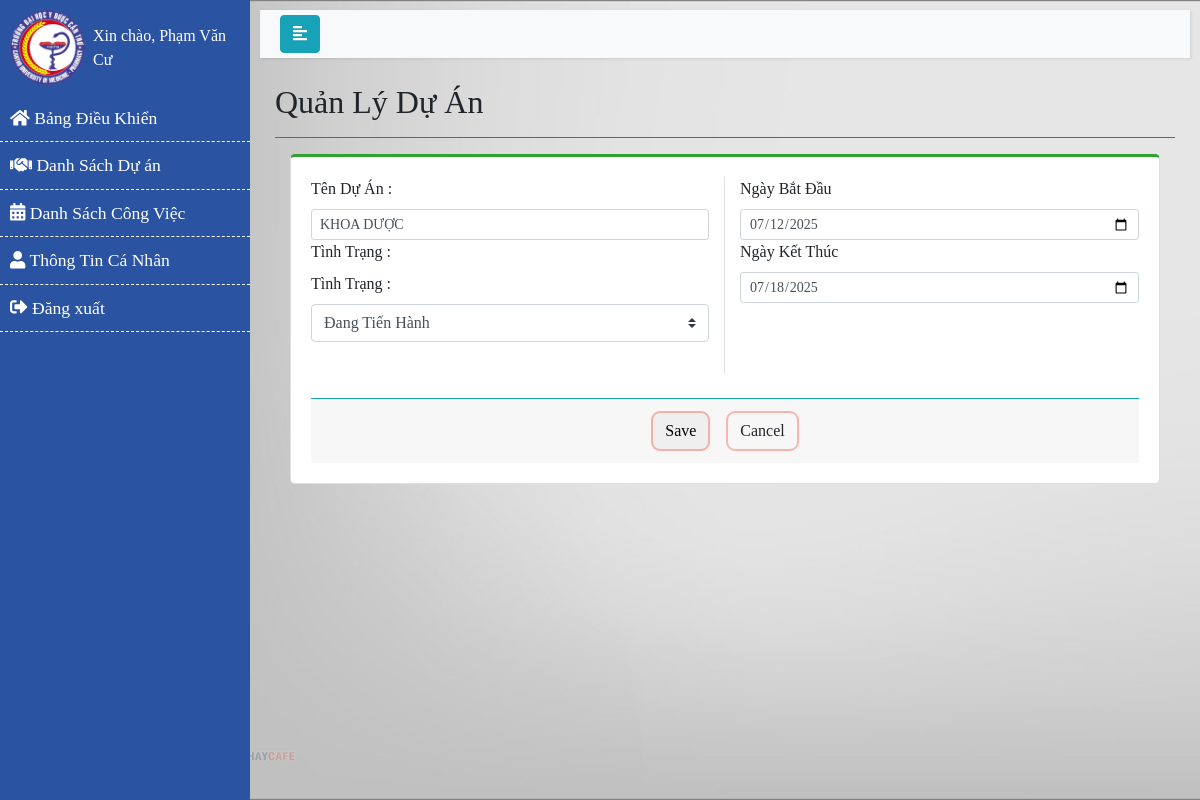
The app's page /capquanly/suada.php?id=2025071213701 (signed in) with its own data.
### tables this page shows
CREATE TABLE `duan` (
  `DA_MA` varchar(50) NOT NULL,
  `DA_TEN` varchar(255) NOT NULL,
  `DA_NGUOIPHUTRACH` varchar(50) DEFAULT NULL,
  `DA_MOTA` longtext,
  `DA_NGAYBATDAU` date DEFAULT NULL,
  `DA_NGAYKETTHUC` date DEFAULT NULL,
  `DA_TRANGTHAI` int DEFAULT NULL,
  `DA_SETTING` int NOT NULL DEFAULT '1',
  `PB_MA` varchar(255) DEFAULT NULL,
  `DA_TONGMUCDAUTU` bigint UNSIGNED DEFAULT '0',
  `CV_TEMPLATE` int DEFAULT NULL COMMENT 'Mã mẫu CV áp dụng',
  `AUTO_CV` tinyint(1) DEFAULT '0' COMMENT 'Tự động áp dụng mẫu CV (1: Có, 0: Không)'
);

### capquanly/suada.php (the view, shortened to what this page needs)
<?php
include('../config.php');
function getStatusText($statusCode) {
    switch ($statusCode) {
        default:
            return "";
    }
}
if (isset($_GET['id'])) {
    $id = $_GET['id'];
    $query = "SELECT * FROM duan WHERE DA_MA = '$id'";
    $result = mysqli_query($conn, $query);
    if ($result != null && mysqli_num_rows($result) > 0) {
        while ($row = mysqli_fetch_assoc($result)) {
            $tenda = $row['DA_TEN'];
            $ngaybd = $row['DA_NGAYBATDAU'];
            $ngaykt = $row['DA_NGAYKETTHUC'];
            $tinhtrang = getStatusText($row['DA_TRANGTHAI']);
        }
    } else {
        echo "Data is empty";
    }
} else {
    echo "ID is not provided in the URL.";
}
?>
<!DOCTYPE html>
<html>
<head>
    <link rel="stylesheet" href="https://stackpath.bootstrapcdn.com/bootstrap/4.1.0/css/bootstrap.min.css">
    <link rel="stylesheet" href="../style/style_DAL.css">
    <link rel="stylesheet" href="https://cdnjs.cloudflare.com/ajax/libs/malihu-custom-scrollbar-plugin/3.1.5/jquery.mCustomScrollbar.min.css">
</head>
<body>
    <div class="wrapper">
        <?php include ("../menu.php"); ?>
        <div id="content">
            <nav class="navbar navbar-expand-lg navbar-light bg-light">
                <div class="container-fluid">
                    <button type="button" id="sidebarCollapse" class="btn btn-info">
                        <i class="fas fa-align-left"></i>
                    </button>
                </div>
            </nav>
            <div class="content-header">
                <div class="container-fluid">
                    <div class="row mb-2">
                        <div class="col-sm-6">
                            <h2 class="m-0">Quản Lý Dự Án</h2>
                        </div>
                    </div>
                    <hr class="border-primary">
                </div>
            </div>
            <section class="content">
                <div class="container-fluid">
                    <div class="col-lg-12">
                        <div class="card card-outline card-primary" style="border-top: 3px solid rgb(48, 162, 48); border-radius: 5px;">
                            <div class="card-body">
                                <form method="post">
                                    <div class="row">
                                        <div class="col-md-6 border-right">
                                            <div class="form-group" style="margin-bottom: 0rem;">
                                                <label>Tên Dự Án :</label>
                                                <input type="text" class="form-control form-control-sm" required name="txtName" value="<?php echo $tenda ?>">
                                            </div>
                                            <label>Tình Trạng :</label>
                                            <div>
                                                <div class="form-group">
                                                    <label>Tình Trạng :</label>
                                                    <select id="tinhtrang" name="tinhtrang" class="custom-select mb-3">
                                                        <option value="Đang Tiến Hành" <?php if ($tinhtrang == "Đang Tiến Hành") echo "selected"; ?>>Đang Tiến Hành</option>
                                                    </select>
                                                    </div>
                                        </div>
                                        </div>
                                        <div class="col-md-6">
                                            <div class="form-group" style="margin-bottom: 0rem;">
                                                <label>Ngày Bắt Đầu</label>
                                                <input type="date" class="form-control form-control-sm" autocomplete="off" required name="txtNgayBD" value="<?php echo $ngaybd ?>">
                                            </div>
                                            <div class="form-group" style="margin-bottom: 0rem;">
                                                <label>Ngày Kết Thúc</label>
                                                <input type="date" class="form-control form-control-sm" autocomplete="off" required name="txtNgayKT" value="<?php echo $ngaykt ?>">
                                            </div>
                                        </div>
                                    </div>
                                    <br>
                                    <div class="card-footer border-top border-info">
                                        <div class="d-flex w-100 justify-content-center align-items-center">
                                            <button type="submit" id="btnluu" name="btnluu" class="btn btn-flat  bg-gradient-primary mx-2" style="border-radius: 9px;border:2px solid #ff1e004d">Save</button>
                                            <a href="danhsachduan.php" class="btn btn-flat  bg-gradient-primary mx-2" style="border-radius: 9px;border:2px solid #ff1e004d">Cancel</a>
                                        </div>
                                    </div>
                                </form>
                            </div>
                        </div>
                    </div>
                </div>
            </section>
        </div>
    </div>

### style/style_DAL.css (style rules this page uses)
body { font-family: 'NotoFont'; background: #fafafa; }
a, a:hover, a:focus { color: inherit; text-decoration: none; transition: all 0.3s; }
.navbar { padding: 5px 5px; background: #fff; border: none; border-radius: 0; margin-bottom: 25px; box-shadow: 1px 1px 3px rgba(0, 0, 0, 0.1); }
.wrapper { display: flex; width: 100%; }
#content { background-image: url(bg.jpg); background-size: cover; background-position: center; background-repeat: no-repeat; width: calc(100% - 250px); padding: 10px; min-height: 100vh; transition: all 0.3s; position: absolute; top: 0; right: 0; }

### records on screen
duan: txtName "KHOA DƯỢC", txtNgayBD "07/12/2025", txtNgayKT "07/18/2025"

### other values on screen
$_SESSION['username'] "Phạm Văn Cư"
